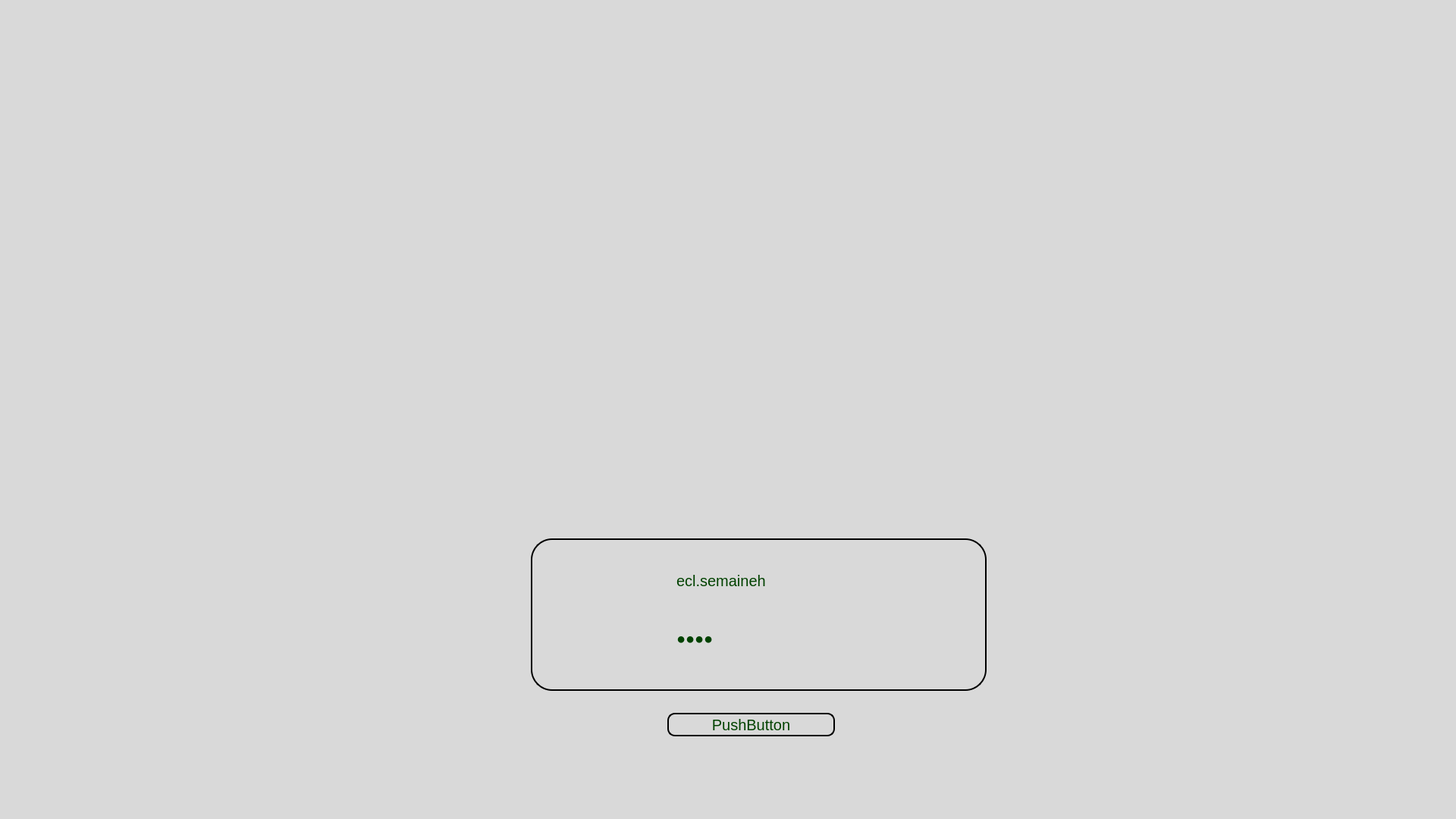
<?xml version="1.0" encoding="UTF-8"?>
<ui version="4.0">
 <class>loginPage</class>
 <widget class="QWidget" name="loginPage">
  <property name="geometry">
   <rect>
    <x>0</x>
    <y>0</y>
    <width>1920</width>
    <height>1080</height>
   </rect>
  </property>
  <property name="windowTitle">
   <string>Form</string>
  </property>
  <property name="styleSheet">
   <string notr="true">background-color:#D9D9D9;</string>
  </property>
  <widget class="QLabel" name="label">
   <property name="geometry">
    <rect>
     <x>0</x>
     <y>0</y>
     <width>1920</width>
     <height>1080</height>
    </rect>
   </property>
   <property name="text">
    <string/>
   </property>
   <property name="pixmap">
    <pixmap resource="../rcs/RRM_Rcs.qrc">:/images/backgound/images/BackLoginNoPixel 1920.png</pixmap>
   </property>
  </widget>
  <widget class="QGroupBox" name="inputConnectionGroupBox">
   <property name="geometry">
    <rect>
     <x>700</x>
     <y>710</y>
     <width>601</width>
     <height>201</height>
    </rect>
   </property>
   <property name="styleSheet">
    <string notr="true">border-style: outset;
background: transparent;
border-width: 2px;
border-radius: 28px;
border-color: black;</string>
   </property>
   <property name="title">
    <string/>
   </property>
   <widget class="QLabel" name="passWordImageLabel">
    <property name="geometry">
     <rect>
      <x>120</x>
      <y>100</y>
      <width>61</width>
      <height>61</height>
     </rect>
    </property>
    <property name="styleSheet">
     <string notr="true">background: transparent;
border: transparent;</string>
    </property>
    <property name="text">
     <string/>
    </property>
    <property name="pixmap">
     <pixmap resource="../rcs/RRM_Rcs.qrc">:/images/login/images/mdpImg.png</pixmap>
    </property>
   </widget>
   <widget class="QLabel" name="authImageLabel">
    <property name="geometry">
     <rect>
      <x>120</x>
      <y>30</y>
      <width>51</width>
      <height>51</height>
     </rect>
    </property>
    <property name="styleSheet">
     <string notr="true">background: transparent;
border: transparent;</string>
    </property>
    <property name="text">
     <string/>
    </property>
    <property name="pixmap">
     <pixmap resource="../rcs/RRM_Rcs.qrc">:/images/login/images/loginImg.png</pixmap>
    </property>
   </widget>
   <widget class="QLabel" name="passwordkBlackLineLabel">
    <property name="geometry">
     <rect>
      <x>190</x>
      <y>140</y>
      <width>261</width>
      <height>16</height>
     </rect>
    </property>
    <property name="styleSheet">
     <string notr="true">background: transparent;
border: transparent;</string>
    </property>
    <property name="text">
     <string/>
    </property>
    <property name="pixmap">
     <pixmap resource="../rcs/RRM_Rcs.qrc">:/images/login/images/bar.png</pixmap>
    </property>
   </widget>
   <widget class="QLabel" name="authbalckLineAuthLabel">
    <property name="geometry">
     <rect>
      <x>190</x>
      <y>70</y>
      <width>261</width>
      <height>16</height>
     </rect>
    </property>
    <property name="styleSheet">
     <string notr="true">background: transparent;
border: transparent;</string>
    </property>
    <property name="text">
     <string/>
    </property>
    <property name="pixmap">
     <pixmap resource="../rcs/RRM_Rcs.qrc">:/images/login/images/bar.png</pixmap>
    </property>
   </widget>
   <widget class="QLineEdit" name="passWordLineEdit">
    <property name="geometry">
     <rect>
      <x>190</x>
      <y>120</y>
      <width>261</width>
      <height>24</height>
     </rect>
    </property>
    <property name="font">
     <font>
      <pointsize>15</pointsize>
      <bold>false</bold>
      <kerning>true</kerning>
     </font>
    </property>
    <property name="styleSheet">
     <string notr="true">color : #014200;
background: transparent;
border: transparent;</string>
    </property>
    <property name="text">
     <string>test</string>
    </property>
    <property name="echoMode">
     <enum>QLineEdit::Password</enum>
    </property>
   </widget>
   <widget class="QLineEdit" name="authLineEdit">
    <property name="geometry">
     <rect>
      <x>190</x>
      <y>40</y>
      <width>261</width>
      <height>31</height>
     </rect>
    </property>
    <property name="font">
     <font>
      <pointsize>15</pointsize>
     </font>
    </property>
    <property name="styleSheet">
     <string notr="true">color : #014200;
background: transparent;
border: transparent;</string>
    </property>
    <property name="text">
     <string>ecl.semaineh</string>
    </property>
   </widget>
  </widget>
  <widget class="QPushButton" name="ConnectionButton">
   <property name="geometry">
    <rect>
     <x>880</x>
     <y>940</y>
     <width>221</width>
     <height>31</height>
    </rect>
   </property>
   <property name="font">
    <font>
     <pointsize>15</pointsize>
    </font>
   </property>
   <property name="styleSheet">
    <string notr="true">background-color: #D9D9D9;
    border-style: outset;
    border-width: 2px;
    border-radius: 10px;
    border-color: black;
color : #014200;</string>
   </property>
   <property name="text">
    <string>PushButton</string>
   </property>
  </widget>
 </widget>
 <resources>
  <include location="../rcs/RRM_Rcs.qrc"/>
 </resources>
 <connections/>
</ui>
